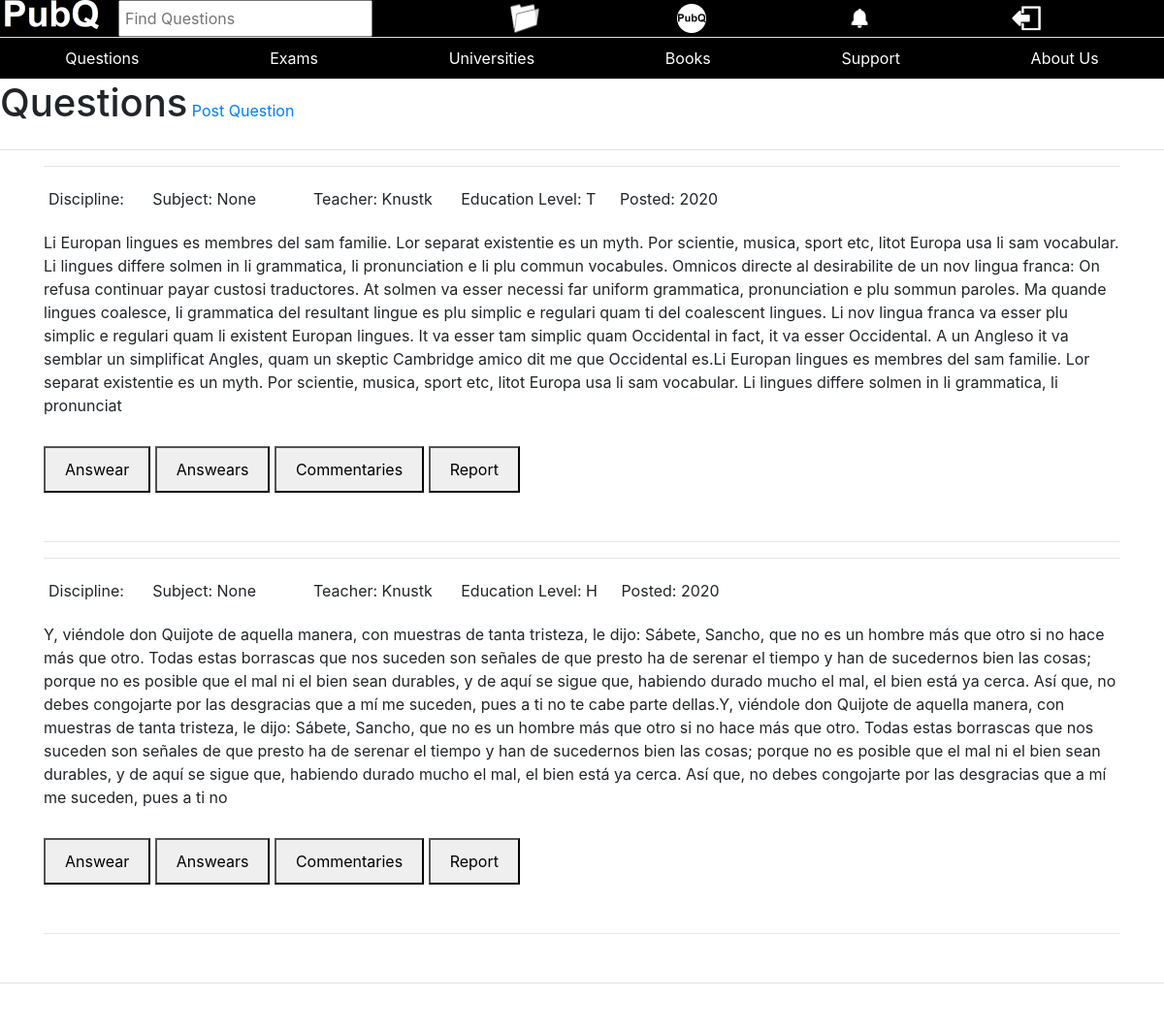
/ (signed in), run on an earlier commit of the app's database.
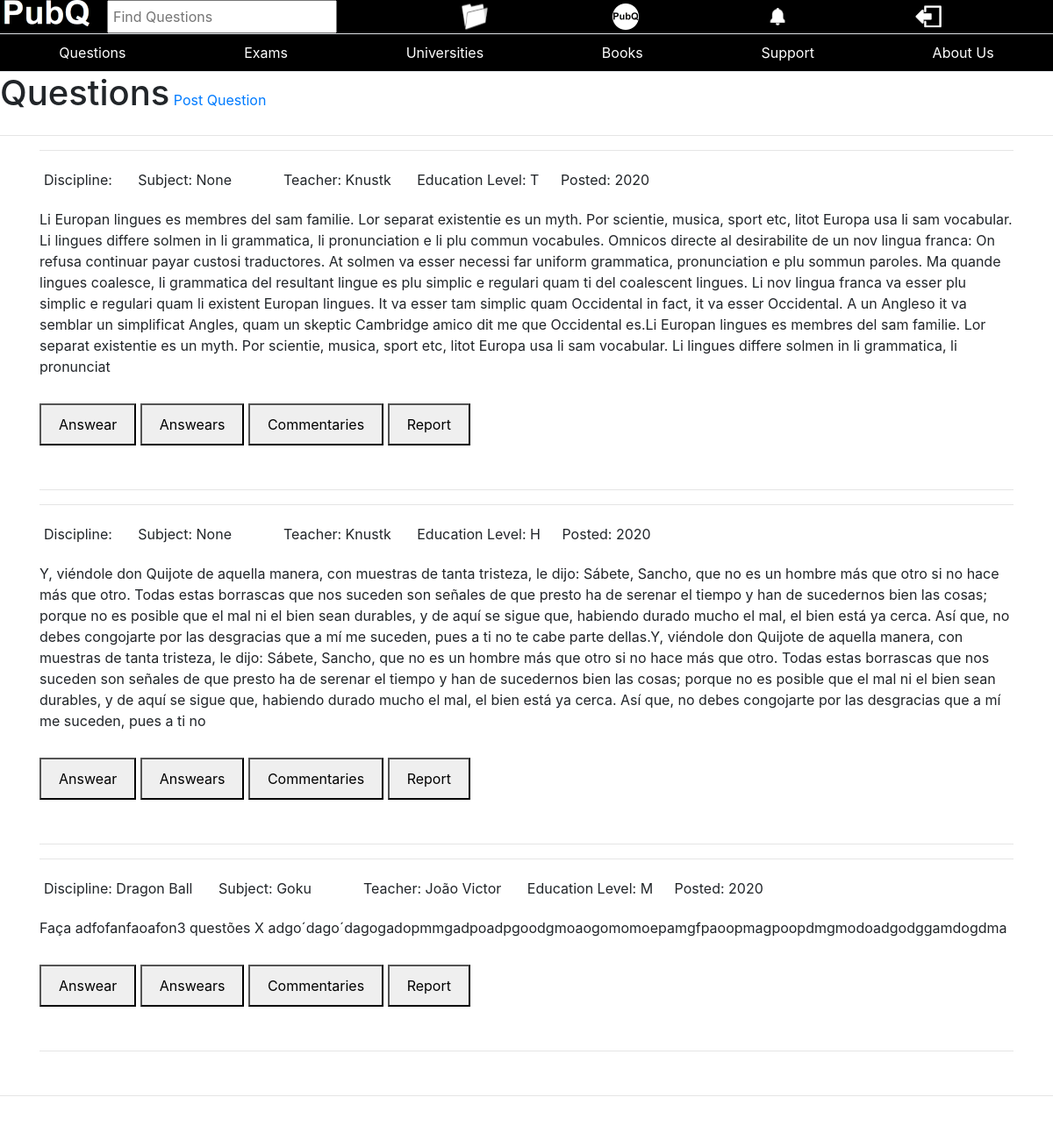
And on a later commit of the database.
### base/models.py (models this page shows)
class Question(models.Model):
    date_created = models.DateTimeField(auto_now_add=True, null=True)
    text = models.CharField(max_length=10000)
    teacher_name = models.CharField(max_length=200)
    university_name = models.CharField(max_length=200, blank=True, null=True)
    education_Level = models.CharField(max_length=1, choices=EDUCATIONS)
    answear = models.CharField(max_length=5000, blank=True, null=True)
    is_public = models.BooleanField(default=True, blank=True)
    wrong_answears_count = models.IntegerField(default=0, blank=True)
    pic_1 = models.ImageField(blank=True, null=True)
    pic_2 = models.ImageField(blank=True, null=True)
    exam = models.ForeignKey("Exam", on_delete=models.CASCADE, null=True, blank=True)
    subject = models.ForeignKey(Subject, on_delete=models.SET_NULL, null=True, blank=True)
    answears = models.ManyToManyField(Answear, blank=True)
    reports = models.ManyToManyField(Report, blank=True)

class Subject(models.Model):
    name = models.CharField(max_length=100)
    discipline_name = models.CharField(max_length=100)
    reports = models.ManyToManyField(Report, blank=True)
    def __str__(self):
        return self.name

### base/views.py (the view)
# urls.py: path("", views.questions, name="questions"),
@login_required(login_url="login")
def questions(request):
    questions = Question.objects.filter(is_public=True)
    paginator = Paginator(questions, 5)
    page = request.GET.get("page")
    try:
        questions = paginator.page(page)
    except PageNotAnInteger:
        questions = paginator.page(1)
    except EmptyPage:
        questions = paginator.page(paginator.num_pages)
    context = {
        "page": page,
        "questions": questions,
    }
    return render(request, "base/questions.html", context)

### base/templates/base/questions.html (shortened to what this page needs)
{%  extends 'base/main.html' %}
{% block content %}
<div style="display:inline-block;">
    <h1>Questions</h1></div>
    <a href="{% url 'postquestion' %}" type="submit">Post Question</a>
        <hr>
        {% for question in questions %}
            {% include 'base/question_display.html' %}
        {% endfor %}
</div>
{% endblock %}

### base/templates/base/question_display.html (shortened to what this page needs)
{% load static %}
<div class="container">
   <hr>
    <div style="display:block; margin-bottom:50px; margin-bottom:50px;">
        <div style="display:block;">
            <div style="display:inline-block; margin:5px; margin-right:20px;">
                <p>Discipline: {{question.subject.discipline_name}}</p>
            </div>
            <div style="display:inline-block; margin:5px; margin-right:20px;">
                <p>Subject: {{question.subject}}</p>
            </div>
            <div style="display:inline-block; margin:5px; margin-right:20px;">
                <p>Teacher: {{question.teacher_name}}</p>
            </div>
            <div style="display:inline-block; margin:5px; margin-right:20px;">
                <p>Education Level: {{question.education_Level}}</p>
            </div>
            <div style="display:inline-block;">
                <p>Posted: {{question.date_created.year}}</p>
            </div>
        </div>
        <div>
            <p style="margin-bottom:30px;">{{question.text}}</p>
        </div>
        <button style="padding:10px; padding-right:20px; padding-left:20px;" type="submit">Answear</button>
        <button id="answears" style="padding:10px; padding-right:20px; padding-left:20px;"  onclick="Show">Answears</button>
        <button style="padding:10px; padding-right:20px; padding-left:20px;">Commentaries</button>
        <a href="postreport"><button style="padding:10px; padding-right:20px; padding-left:20px;">Report</button></a>
    </div>
    <hr>
</div>

What changed in the data, as far as the page shows it:
added Question: subject.discipline_name "Dragon Ball", subject "Goku", teacher_name "João Victor", education_Level "M", date_created.year "2020", text "Faça adfofanfaoafon3 questões X adgo´dago´dagogadopmmgadpoadpgoodgmoaogomomoepamgfpaoopmagpoopdmgmodoadgodggamdogdma"
